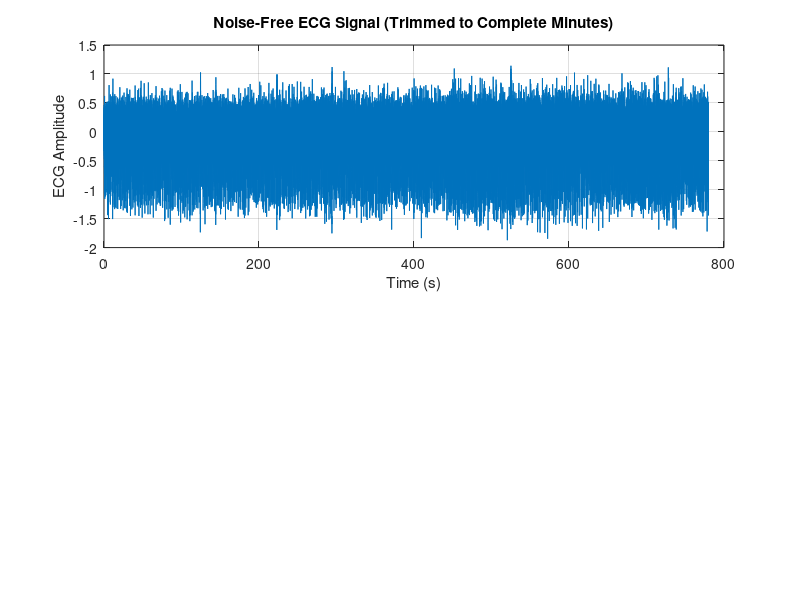

Here is the MATLAB script that generated this plot: (Note: this script raises an error after producing the figure.)
% Noisy ECG signal E3

% Load and plot the ECG signal
load('E3.mat');
Fs = 128;

% Calculate how many complete minutes of data we want
samples_per_minute = 60 * Fs;
total_complete_minutes = floor(length(E3)/(samples_per_minute));
samples_to_keep = total_complete_minutes * samples_per_minute;

% Trim the signal to exact multiple of minutes
E3_trimmed = E3(1:samples_to_keep);

% Create time vector for trimmed signal
t = (0:length(E3_trimmed)-1)/Fs;

% Figure 1: Plot full trimmed ECG signal
figure;
subplot(2,1,1);
plot(t, E3_trimmed);
xlabel('Time (s)');
ylabel('ECG Amplitude');
title('Noise-Free ECG Signal (Trimmed to Complete Minutes)');
grid on;

% Improved R-peak detection
% First find all R-peaks at once with adaptive threshold
window_duration = 5; % 5 seconds for calculating local statistics
window_samples = window_duration * Fs;
signal_length = length(E3_trimmed);
threshold = zeros(size(E3_trimmed));

% Calculate adaptive threshold
for i = 1:window_samples:signal_length
    window_end = min(i + window_samples - 1, signal_length);
    window_data = E3_trimmed(i:window_end);
    threshold(i:window_end) = mean(window_data) + 1.5*std(window_data);
end

% Find R-peaks using the adaptive threshold
[pks, R_locs] = findpeaks(E3_trimmed, ...
    'MinPeakHeight', mean(threshold), ...
    'MinPeakDistance', 0.25*Fs);  % Minimum 0.5 seconds between peaks

% Calculate BPM values for each minute
total_minutes = total_complete_minutes;
bpmVals = zeros(1, total_minutes);

% Overlay R-peak detection on the ECG plot
subplot(2,1,1);
hold on;
plot(t(R_locs), E3_trimmed(R_locs), 'ro', 'MarkerSize', 8);
title(sprintf('ECG Signal with Detected R-peaks (Total: %d)', length(R_locs)));

for minute = 1:total_minutes
    % Time window for current minute
    start_sample = (minute-1) * 60 * Fs + 1;
    end_sample = minute * 60 * Fs;
    
    % Find R-peaks within this minute
    minute_peaks = R_locs((R_locs >= start_sample) & (R_locs <= end_sample));
    
    % Calculate BPM for this minute
    if length(minute_peaks) > 1
        RR_intervals = diff(minute_peaks) / Fs;  % Convert to seconds
        avg_RR = mean(RR_intervals);
        bpmVals(minute) = 60 / avg_RR;
        
        % Print number of R-peaks detected in this minute
        fprintf('Minute %d: %d R-peaks detected, BPM = %.1f\n', ...
            minute, length(minute_peaks), bpmVals(minute));
    else
        if minute > 1
            bpmVals(minute) = bpmVals(minute-1);
            fprintf('Warning: Less than 2 R-peaks detected in minute %d, using previous value\n', minute);
        else
            bpmVals(minute) = 0;
            fprintf('Warning: Less than 2 R-peaks detected in minute %d\n', minute);
        end
    end
end

% Calculate average BPM
avgBPM = mean(bpmVals);

% Figure 1 (continued): Plot heart rate
subplot(2,1,2);
time_mins = 1:total_minutes;
plot(time_mins, bpmVals, 'b-o', 'LineWidth', 2);
hold on;
plot([1 total_minutes], [avgBPM avgBPM], 'r--', 'LineWidth', 1.5);
grid on;
xlabel('Time (minutes)');
ylabel('Heart Rate (BPM)');
title('Heart Rate Over Time');
legend('Heart Rate', sprintf('Average: %.1f BPM', avgBPM));

% Adjust figure layout
set(gcf, 'Position', [100 100 800 600]);
subplot(2,1,1); box on;
subplot(2,1,2); box on;

% Print summary statistics
fprintf('\nECG Analysis Summary:\n');
fprintf('Total duration: %d complete minutes\n', total_minutes);
fprintf('Total R-peaks detected: %d\n', length(R_locs));
fprintf('Average R-peaks per minute: %.1f\n', length(R_locs)/total_minutes);
fprintf('Average heart rate: %.1f BPM\n', avgBPM);
fprintf('Min heart rate: %.1f BPM\n', min(bpmVals));
fprintf('Max heart rate: %.1f BPM\n', max(bpmVals));

% Add new code for plotting individual minutes
minutes_to_plot = total_minutes;
samples_per_minute = 60 * Fs;

% for minute = 1:minutes_to_plot
%     % Create a new figure for each minute
%     figure;
    
%     % Calculate time range for this minute
%     start_sample = (minute-1) * samples_per_minute + 1;
%     end_sample = minute * samples_per_minute;
%     time_range = t(start_sample:end_sample);
    
%     % Plot ECG signal for this minute
%     plot(time_range, E3_trimmed(start_sample:end_sample), 'b');
%     hold on;
    
%     % Find and plot R-peaks for this minute
%     minute_peaks = R_locs((R_locs >= start_sample) & (R_locs <= end_sample));
%     plot(t(minute_peaks), E3_trimmed(minute_peaks), 'ro', 'MarkerSize', 8);
    
%     % Add labels and title
%     xlabel('Time (s)');
%     ylabel('ECG Amplitude');
%     title(sprintf('Minute %d - ECG Signal with R-peaks (BPM: %.1f)', ...
%         minute, bpmVals(minute)));
%     grid on;
    
%     % Add text box with statistics for this minute
%     stats_text = sprintf('R-peaks detected: %d\nBPM: %.1f', ...
%         length(minute_peaks), bpmVals(minute));
%     annotation('textbox', [0.7 0.7 0.2 0.2], ...
%         'String', stats_text, ...
%         'FitBoxToText', 'on', ...
%         'BackgroundColor', 'white');
    
%     % Set consistent y-axis limits across all minutes
%     ylim([min(E3_trimmed) max(E3_trimmed)]);
    
%     % Adjust figure size and position
%     set(gcf, 'Position', [100 100 800 400]);
% end
